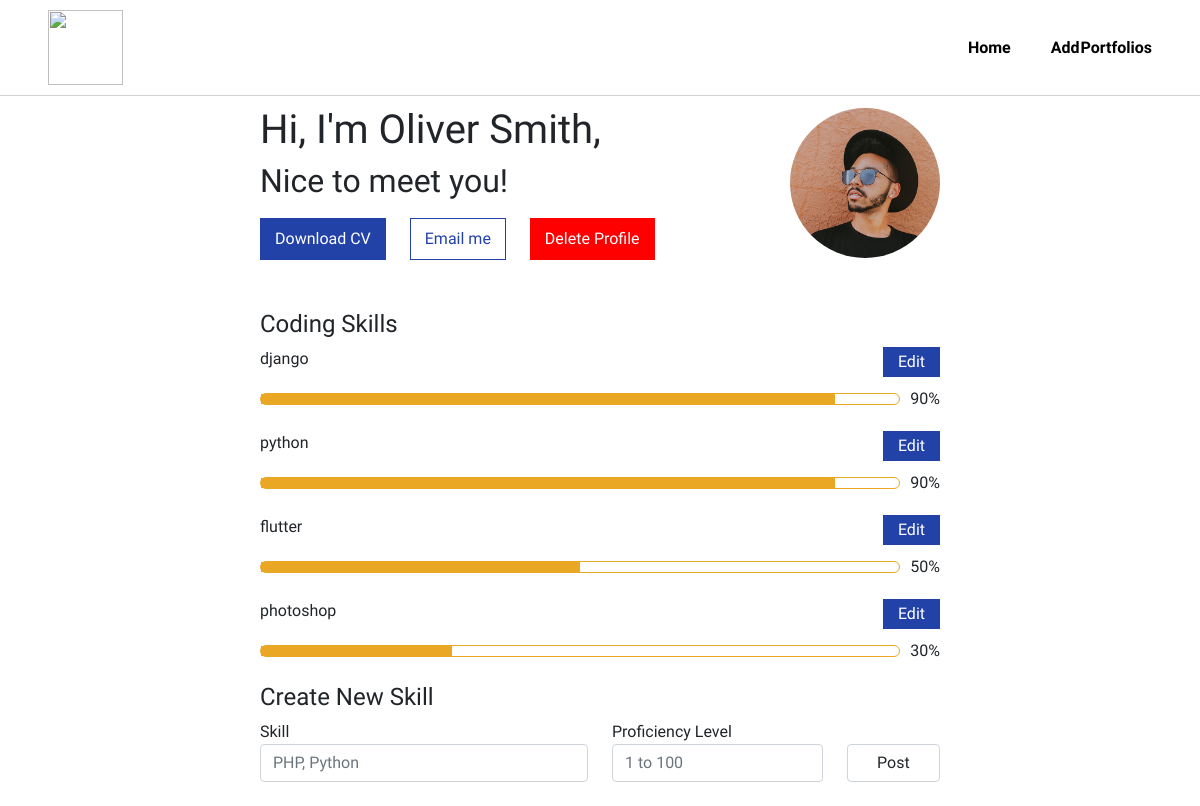
The page /post/13/ on the database its author committed.
### profiles/models.py (models this page shows, shortened)
class Profile(models.Model):
    name = models.CharField(max_length=100)
    email = models.EmailField()
    cv = models.FileField(upload_to='cv/')
    photo = models.ImageField(upload_to='photo/')

class SkillSet(models.Model):
    profile = models.ForeignKey(Profile, on_delete=models.DO_NOTHING)
    skill_name = models.CharField(max_length=100)
    proficiency_level = models.IntegerField()

### profiles/views.py (the view)
# urls.py: path('post/<int:pk>/',ProfileDetailView.as_view(),name='post-detail'),
class ProfileDetailView(DetailView):
    model = Profile
    template_name = 'profiles/skillset_detail.html'
    def get_context_data(self, **kwargs):
        pk = self.kwargs['pk']
        profile =Profile.objects.get(pk = pk)
        form = SkillSetForm()
        context = super().get_context_data(**kwargs)
        context['profile'] = profile
        context['skills'] = SkillSet.objects.filter(profile = profile)
        context['form'] = form
        return context

### profiles/forms.py
class SkillSetForm(forms.ModelForm):
    def __init__(self, *args, **kwargs):
        super(SkillSetForm, self).__init__(*args,**kwargs)
        for name in self.fields.keys():
            self.fields[name].widget.attrs.update({
                'class':'form-control'
            })
        self.fields['skill_name'].widget.attrs['placeholder'] = 'Php, Python, etc'
        self.fields['proficiency_level'].widget.attrs['placeholder'] = '1 to 100'
        self.fields['proficiency_level'].widget.attrs['max'] = '100'
        self.fields['proficiency_level'].widget.attrs['max'] = '1'
    class Meta:
        model = SkillSet
        exclude = ('profile',)

### profiles/templates/profiles/skillset_detail.html (shortened to what this page needs)
{% extends "base.html" %}
{% block content %}
<div class="container detail mb-4">
    <div class="detail-body">
        <div class="body-header">
            <div class="profile-div">
                <div class="profile-details">
                    <span class="h1">Hi, I'm {{profile.name}},</span>
                    <span class="h2">Nice to meet you!</span>
                </div>
                <div class="profile-contact">
                    <a href="{{profile.cv.url}}" download mb-2><button class="profile-btn cv-btn">Download CV</button></a>
                    <a href="mailto:{{profile.email}}" mb-2><button class="profile-btn ctc-btn">Email me</button></a>
                    <a href="/{{profile.pk}}/delete/" mb-2><button class="profile-btn del-btn">Delete Profile</button></a>
                </div>
            </div>
            <div class="profile-img">
                <img src="{{profile.photo.url}}" alt="">
            </div>
        </div>
        <div class="profile-skills">
            <div class="h4">Coding Skills</div>
            {%for skill in skills%}
            <div class="profile-skill-div">
                <div class="skill-name">
                    <div class="h6">{{skill.skill_name}}</div>
                    <button type="button" data-toggle="modal" data-target="#edit-form-{{skill.id}}" class="edit-profile">
                        Edit
                    </button>
                </div>
                <div class="p-div">
                    <div class="p-level">
                        <div class="overlay" style="width:{{skill.proficiency_level}}%;"></div>
                    </div>
                    <div class="p-level-value">{{skill.proficiency_level}}%</div>
                </div>
            </div>
            {%endfor%}
        </div>
        <form class="create-skill" action="/post/create-skill/{{profile.id}}/" method="POST">
            <div class="h4">Create New Skill</div>
            <div class="form-row">
                <div class="form-row row">
                    <div class="form-group col-md-6">
                        <label for="inputSkill">Skill</label>
                        <input type="text" class="form-control" id="inputSkill" name="skill_name" placeholder="PHP, Python">
                    </div>
                    <div class="form-group col-md-4">
                        <label for="inputPl" >Proficiency Level</label>
                        <input type="number" class="form-control" id="inputPl" name="proficiency_level" min="1" max="100" placeholder="1 to 100">
                    </div>
                    <div class="form-group col-md-2">
                        <input type="submit" class="form-control" value="Post">
                    </div>
                </div>
            </div>
        </form>
    </div>
</div>
{% endblock content %}

### static/scss/main.css (style rules this page uses)
body { font-family: "Courier Prime", monospace; }
.detail { display: -webkit-box; display: -ms-flexbox; display: flex; -webkit-box-orient: vertical; -webkit-box-direction: normal; -ms-flex-direction: column; flex-direction: column; -webkit-box-pack: center; -ms-flex-pack: center; justify-content: center; -webkit-box-align: center; -ms-flex-align: center; align-items: center; }
.detail-body { width: 680px; }
.body-header { display: -webkit-box; display: -ms-flexbox; display: flex; -webkit-box-align: center; -ms-flex-align: center; align-items: center; -webkit-box-pack: justify; -ms-flex-pack: justify; justify-content: space-between; margin-bottom: 50px; }
.profile-div .profile-details { display: -webkit-box; display: -ms-flexbox; display: flex; -webkit-box-orient: vertical; -webkit-box-direction: normal; -ms-flex-direction: column; flex-direction: column; font-family: "Courier Prime", monospace; margin-bottom: 10px; }
.profile-img { height: 150px; width: 150px; -o-object-fit: contain; object-fit: contain; }
.profile-img img { width: 100%; height: 100%; border-radius: 50%; }
.profile-contact .profile-btn { padding: 8px 14px; font-weight: 500; }
.profile-contact a { margin-right: 20px; }
.profile-contact .cv-btn { border: 1px solid #2342a8; background-color: #2342a8; color: white; }
.profile-contact .del-btn { border: 1px solid red; background-color: red; color: white; }
.profile-contact .ctc-btn { background: none; border: 1px solid #2342a8; color: #2342a8; }
.profile-skill-div { margin-bottom: 20px; }
.profile-skill-div .skill-name { display: -webkit-box; display: -ms-flexbox; display: flex; -webkit-box-pack: justify; -ms-flex-pack: justify; justify-content: space-between; -webkit-box-align: center; -ms-flex-align: center; align-items: center; margin-bottom: 10px; }
.profile-skill-div .edit-profile { background-color: #2342a8; border: 1px solid #2342a8; color: white; padding: 2px 14px; }
.p-div { display: -webkit-box; display: -ms-flexbox; display: flex; -webkit-box-align: center; -ms-flex-align: center; align-items: center; }
.p-level { width: 100%; height: 10px; border-radius: 10px; border: 1px solid #E9A724; margin-right: 10px; -webkit-box-sizing: content-box; box-sizing: content-box; }
.overlay { background-color: #E9A724; -webkit-box-sizing: content-box; box-sizing: content-box; height: 100%; }

### rows shown on the page
Profile: name "Oliver Smith", photo (picture)
SkillSet: skill_name "django", proficiency_level "90"
SkillSet: skill_name "python", proficiency_level "90"
SkillSet: skill_name "flutter", proficiency_level "50"
SkillSet: skill_name "photoshop", proficiency_level "30"
